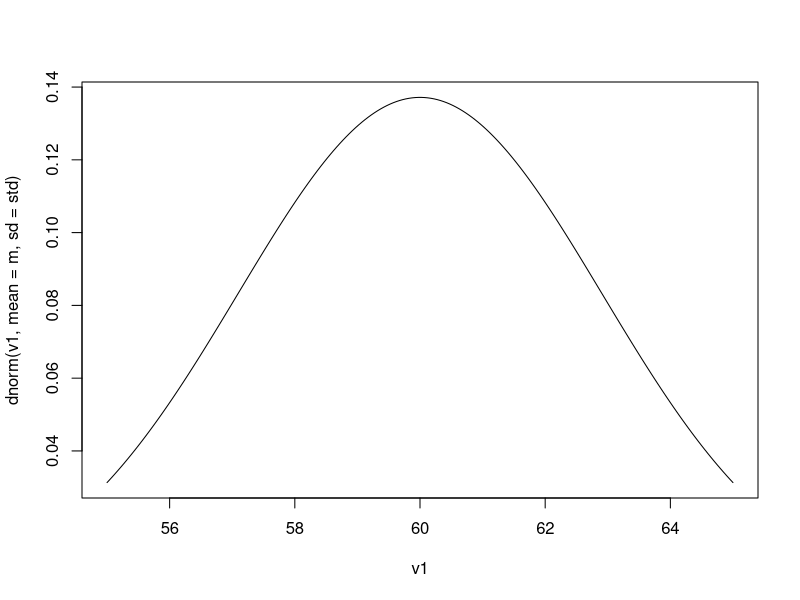
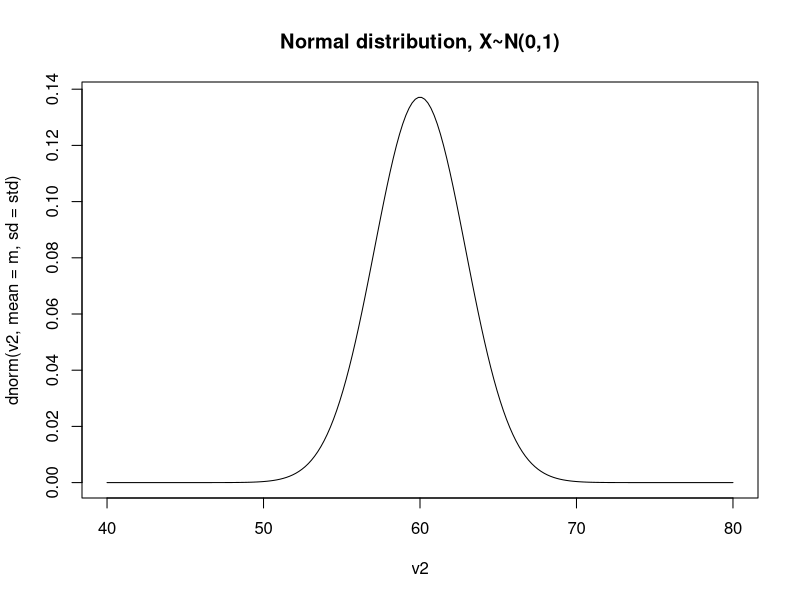
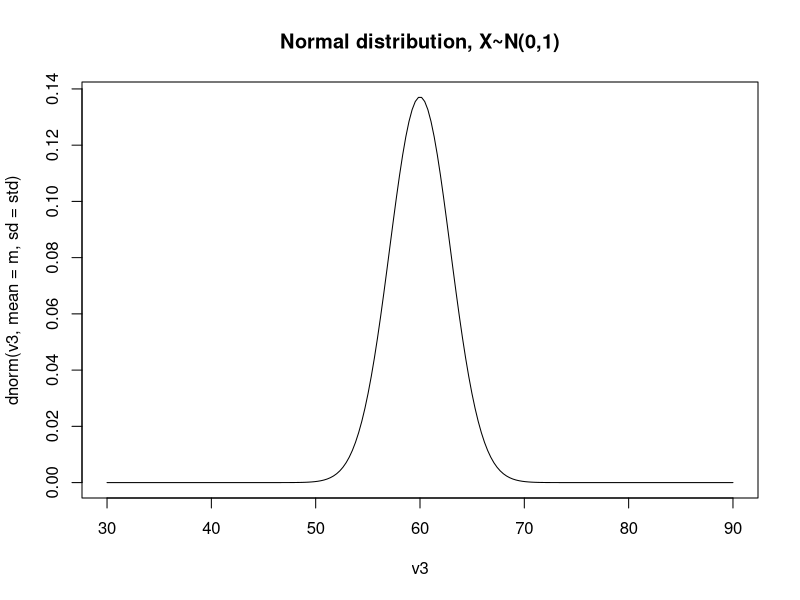
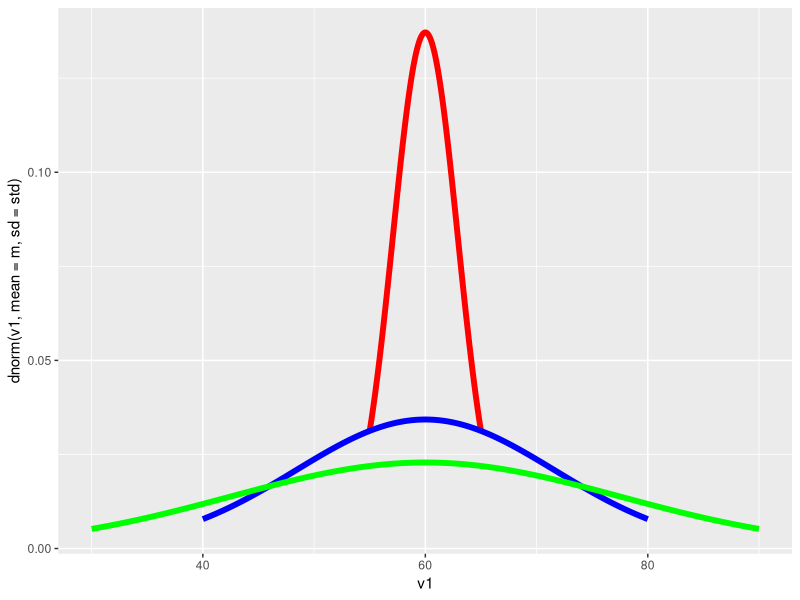

The R script that drew these images, in order:
v1 <- c(80, 70, 70, rep(60, 3), 50, 50, 40)

v1 <- seq(55, 65, length=200)
v2 <- seq(40, 80, length=200)
v3 <- seq(30, 90, length=200)

m <- mean(v1)
std <- sd(v1)

m2 <- mean(v2)
std2 <- sd(v2)

m3 <- mean(v3)
std3 <- sd(v3)

cat(m, std)
cat(m2, std2)
cat(m3, std3)

plot(v1, dnorm(v1, mean=m, sd=std), type='l') 
plot(v2, dnorm(v2, mean=m, sd=std), type='l', main="Normal distribution, X~N(0,1)") 
plot(v3, dnorm(v3, mean=m, sd=std), type='l', main="Normal distribution, X~N(0,1)") 

library(ggplot2)

dt1 <- data.frame(x=v1, y=dnorm(v1, mean=m, sd=std))
dt2 <- data.frame(x=v2, y=dnorm(v2, mean=m2, sd=std2))
dt3 <- data.frame(x=v3, y=dnorm(v3, mean=m3, sd=std3))

ggplot() +
  geom_line(data=dt1, aes(x=v1, y=dnorm(v1, mean=m, sd=std)), color="red", size=2) +
  geom_line(data=dt2, aes(x=v2, y=dnorm(v2, mean=m2, sd=std2)), color="blue", size=2) +
  geom_line(data=dt3, aes(x=v3, y=dnorm(v3, mean=m3, sd=std3)), color="green", size=2)
